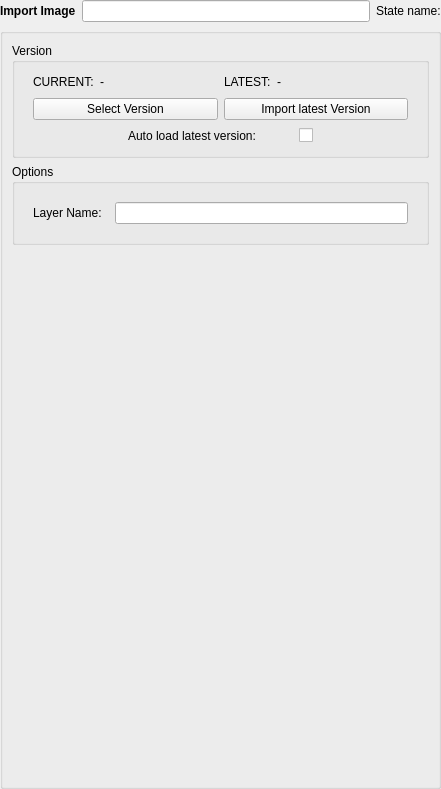
<?xml version="1.0" encoding="UTF-8"?>
<ui version="4.0">
 <class>wg_Gimp_ImportImage</class>
 <widget class="QWidget" name="wg_Gimp_ImportImage">
  <property name="geometry">
   <rect>
    <x>0</x>
    <y>0</y>
    <width>441</width>
    <height>789</height>
   </rect>
  </property>
  <property name="windowTitle">
   <string>ImportFile</string>
  </property>
  <layout class="QVBoxLayout" name="verticalLayout">
   <property name="leftMargin">
    <number>0</number>
   </property>
   <property name="topMargin">
    <number>0</number>
   </property>
   <property name="rightMargin">
    <number>0</number>
   </property>
   <property name="bottomMargin">
    <number>0</number>
   </property>
   <item>
    <layout class="QHBoxLayout" name="horizontalLayout">
     <item>
      <widget class="QLabel" name="l_class">
       <property name="font">
        <font>
         <bold>true</bold>
        </font>
       </property>
       <property name="text">
        <string>Import Image</string>
       </property>
      </widget>
     </item>
     <item>
      <widget class="QLineEdit" name="e_name">
       <property name="minimumSize">
        <size>
         <width>0</width>
         <height>0</height>
        </size>
       </property>
       <property name="maximumSize">
        <size>
         <width>9999</width>
         <height>16777215</height>
        </size>
       </property>
       <property name="readOnly">
        <bool>true</bool>
       </property>
      </widget>
     </item>
     <item>
      <widget class="QLabel" name="l_name">
       <property name="text">
        <string>State name:</string>
       </property>
      </widget>
     </item>
    </layout>
   </item>
   <item>
    <widget class="QGroupBox" name="gb_import">
     <property name="title">
      <string/>
     </property>
     <layout class="QVBoxLayout" name="verticalLayout_2">
      <item>
       <widget class="QGroupBox" name="gb_version">
        <property name="title">
         <string>Version</string>
        </property>
        <layout class="QVBoxLayout" name="verticalLayout_3">
         <item>
          <widget class="QWidget" name="lo_versions" native="true">
           <layout class="QHBoxLayout" name="horizontalLayout_5">
            <property name="leftMargin">
             <number>9</number>
            </property>
            <property name="topMargin">
             <number>0</number>
            </property>
            <property name="rightMargin">
             <number>9</number>
            </property>
            <property name="bottomMargin">
             <number>0</number>
            </property>
            <item>
             <layout class="QHBoxLayout" name="lo_currVersion">
              <item>
               <widget class="QLabel" name="l_text_Current">
                <property name="text">
                 <string>CURRENT:</string>
                </property>
               </widget>
              </item>
              <item>
               <widget class="QLabel" name="l_curVersion">
                <property name="text">
                 <string>-</string>
                </property>
               </widget>
              </item>
              <item>
               <spacer name="horizontalSpacer">
                <property name="orientation">
                 <enum>Qt::Orientation::Horizontal</enum>
                </property>
                <property name="sizeHint" stdset="0">
                 <size>
                  <width>40</width>
                  <height>20</height>
                 </size>
                </property>
               </spacer>
              </item>
             </layout>
            </item>
            <item>
             <layout class="QHBoxLayout" name="lo_latestVersion">
              <item>
               <widget class="QLabel" name="l_text_Latest">
                <property name="text">
                 <string>LATEST:</string>
                </property>
               </widget>
              </item>
              <item>
               <widget class="QLabel" name="l_latestVersion">
                <property name="text">
                 <string>-</string>
                </property>
               </widget>
              </item>
              <item>
               <spacer name="horizontalSpacer_4">
                <property name="orientation">
                 <enum>Qt::Orientation::Horizontal</enum>
                </property>
                <property name="sizeHint" stdset="0">
                 <size>
                  <width>40</width>
                  <height>20</height>
                 </size>
                </property>
               </spacer>
              </item>
             </layout>
            </item>
           </layout>
          </widget>
         </item>
         <item>
          <widget class="QWidget" name="w_importLatest" native="true">
           <layout class="QHBoxLayout" name="horizontalLayout_7">
            <property name="leftMargin">
             <number>9</number>
            </property>
            <property name="topMargin">
             <number>0</number>
            </property>
            <property name="rightMargin">
             <number>9</number>
            </property>
            <property name="bottomMargin">
             <number>0</number>
            </property>
            <item>
             <widget class="QPushButton" name="b_browse">
              <property name="focusPolicy">
               <enum>Qt::FocusPolicy::NoFocus</enum>
              </property>
              <property name="contextMenuPolicy">
               <enum>Qt::ContextMenuPolicy::NoContextMenu</enum>
              </property>
              <property name="text">
               <string>Select Version</string>
              </property>
             </widget>
            </item>
            <item>
             <widget class="QPushButton" name="b_importLatest">
              <property name="minimumSize">
               <size>
                <width>0</width>
                <height>0</height>
               </size>
              </property>
              <property name="maximumSize">
               <size>
                <width>99999</width>
                <height>16777215</height>
               </size>
              </property>
              <property name="focusPolicy">
               <enum>Qt::FocusPolicy::NoFocus</enum>
              </property>
              <property name="text">
               <string>Import latest Version</string>
              </property>
             </widget>
            </item>
           </layout>
          </widget>
         </item>
         <item>
          <widget class="QWidget" name="w_autoUpdate" native="true">
           <layout class="QHBoxLayout" name="horizontalLayout_14">
            <property name="leftMargin">
             <number>9</number>
            </property>
            <property name="topMargin">
             <number>0</number>
            </property>
            <property name="rightMargin">
             <number>9</number>
            </property>
            <property name="bottomMargin">
             <number>0</number>
            </property>
            <item>
             <spacer name="horizontalSpacer_2">
              <property name="orientation">
               <enum>Qt::Orientation::Horizontal</enum>
              </property>
              <property name="sizeHint" stdset="0">
               <size>
                <width>40</width>
                <height>20</height>
               </size>
              </property>
             </spacer>
            </item>
            <item>
             <widget class="QLabel" name="l_autoUpdate">
              <property name="text">
               <string>Auto load latest version:           </string>
              </property>
             </widget>
            </item>
            <item>
             <widget class="QCheckBox" name="chb_autoUpdate">
              <property name="text">
               <string/>
              </property>
              <property name="checked">
               <bool>false</bool>
              </property>
             </widget>
            </item>
            <item>
             <spacer name="horizontalSpacer_3">
              <property name="orientation">
               <enum>Qt::Orientation::Horizontal</enum>
              </property>
              <property name="sizeHint" stdset="0">
               <size>
                <width>40</width>
                <height>20</height>
               </size>
              </property>
             </spacer>
            </item>
           </layout>
          </widget>
         </item>
        </layout>
       </widget>
      </item>
      <item>
       <widget class="QGroupBox" name="gb_options">
        <property name="title">
         <string>Options</string>
        </property>
        <layout class="QVBoxLayout" name="verticalLayout_6">
         <item>
          <widget class="QWidget" name="f_layerName" native="true">
           <layout class="QHBoxLayout" name="horizontalLayout_2">
            <property name="leftMargin">
             <number>9</number>
            </property>
            <property name="rightMargin">
             <number>9</number>
            </property>
            <item>
             <widget class="QLabel" name="l_layerName">
              <property name="text">
               <string>Layer Name:  </string>
              </property>
             </widget>
            </item>
            <item>
             <widget class="QLineEdit" name="e_layerName"/>
            </item>
           </layout>
          </widget>
         </item>
        </layout>
       </widget>
      </item>
      <item>
       <spacer name="verticalSpacer">
        <property name="orientation">
         <enum>Qt::Orientation::Vertical</enum>
        </property>
        <property name="sizeHint" stdset="0">
         <size>
          <width>20</width>
          <height>40</height>
         </size>
        </property>
       </spacer>
      </item>
     </layout>
    </widget>
   </item>
  </layout>
 </widget>
 <tabstops>
  <tabstop>chb_autoUpdate</tabstop>
 </tabstops>
 <resources/>
 <connections/>
</ui>
